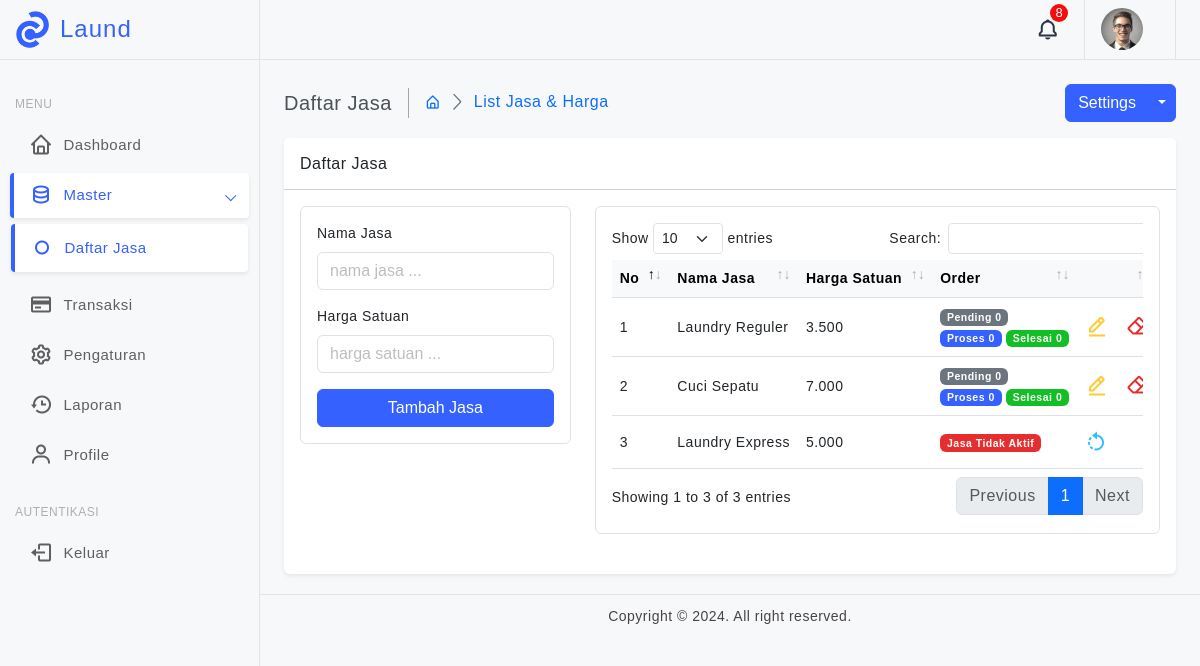
The page /admin/dashboard.php?page=master&sub=daftar_jasa (signed in) on the database as committed earlier.
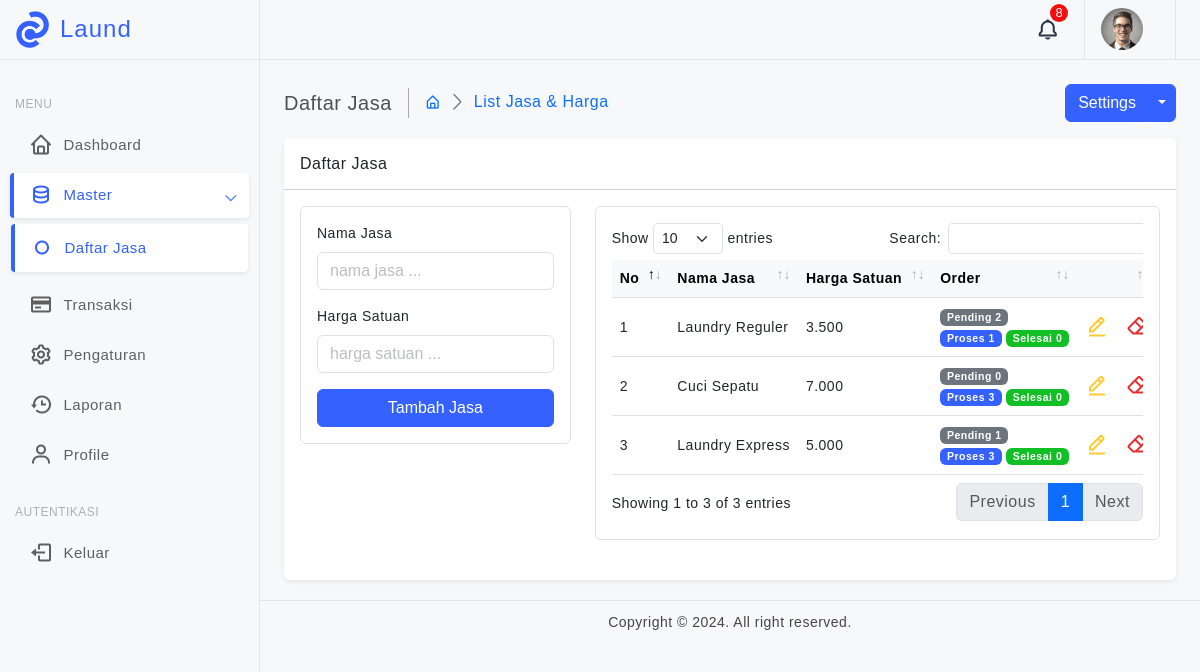
The same page on the database as committed later.
### tables this page shows
CREATE TABLE `menu` (
  `menu_id` int(11) NOT NULL,
  `nama_menu` varchar(20) DEFAULT NULL,
  `direktori` varchar(20) DEFAULT NULL,
  `icon` varchar(50) DEFAULT NULL
);

CREATE TABLE `submenu` (
  `submenu_id` int(11) NOT NULL,
  `nama_submenu` varchar(20) DEFAULT NULL,
  `menu_id` int(11) NOT NULL,
  `direktori` varchar(50) DEFAULT NULL
);

CREATE TABLE `hak_akses` (
  `id` int(11) NOT NULL,
  `role_id` int(11) NOT NULL,
  `menu_id` int(11) NOT NULL
);

CREATE TABLE `daftar_jasa` (
  `jasa_id` int(11) NOT NULL,
  `nama_jasa` varchar(100) DEFAULT NULL,
  `harga_satuan` int(11) DEFAULT NULL,
  `is_active` int(11) DEFAULT 1
);

### admin/classes/DB.php (called while the page is built, shortened)
<?php
class DB
{
    private static $instance = null;
    private $conn;
    private function __construct()
    {
        $database = new Database();
        $this->conn = $database->connection();
    }
    public static function getInstance()
    {
        if (!self::$instance) {
            self::$instance = new DB();
        }
        return self::$instance;
    }
    public function connection()
    {
        return $this->conn;
    }
}

### admin/config/connection.php (called while the page is built, shortened)
<?php
class Database
{
    private $host = "localhost:3307";
    private $user = "root";
    private $pass = "root";
    private $db = "laundry";
    public function connection()
    {
        $this->conn = null;
        try {
            $this->conn = new PDO("mysql:host=" . $this->host . ";dbname=" . $this->db, $this->user, $this->pass);
            $this->conn->setAttribute(PDO::ATTR_ERRMODE, PDO::ERRMODE_EXCEPTION);
            $this->conn->exec("set names utf8");
        } catch (PDOException $exception) {
            echo "Connection error: " . $exception->getMessage();
        }
        return $this->conn;
    }
}

### admin/classes/Menu.php (called while the page is built)
<?php
class Menu
{
    private $conn;
    public function __construct()
    {
        $this->conn = DB::getInstance()->connection();
    }
    public function read($role_id)
    {
        $query = "SELECT
                    men.direktori as dir_menu,
                    sub.direktori as dir_submenu,
                    men.*,
                    sub.*,
                    ha.*
                FROM
                    menu men
                LEFT JOIN submenu sub ON
                    men.menu_id = sub.menu_id
                LEFT JOIN hak_akses ha ON
                    men.menu_id = ha.menu_id
                WHERE
                    ha.role_id = :role_id
                ORDER BY
                    men.menu_id ASC";
        $stmt = $this->conn->prepare($query);
        $stmt->bindParam(':role_id', $role_id);
        $stmt->execute();
        $menu = [];
        while ($row = $stmt->fetch(PDO::FETCH_ASSOC)) {
            if (is_null($row['submenu_id'])) {
                $menu[$row['menu_id']]['nama_menu'] = $row['nama_menu'];
                $menu[$row['menu_id']]['direktori'] = $row['dir_menu'];
                $menu[$row['menu_id']]['icon'] = $row['icon'];
            } else {
                $menu[$row['menu_id']]['nama_menu'] = $row['nama_menu'];
                $menu[$row['menu_id']]['icon'] = $row['icon'];
                $menu[$row['menu_id']]['submenu'][] = [
                    'nama_submenu' => $row['nama_submenu'],
                    'direktori' => $row['dir_submenu'],
                ];
            }
        }
        return $menu;
    }
}

### admin/classes/Jasa.php (called while the page is built, shortened)
<?php
class Jasa
{
    private $conn;
    public function __construct()
    {
        $this->conn = DB::getInstance()->connection();
    }
    public function getAllJasa()
    {
        $query = "SELECT
                    dj.jasa_id,
                    dj.nama_jasa,
                    dj.harga_satuan,
                    dj.is_active,
                    COUNT(CASE WHEN dt.status_transaksi IS NULL THEN dt.id END) AS jumlah_orderan_pending,
                    COUNT(CASE WHEN dt.status_transaksi = 1 THEN dt.id END) AS jumlah_orderan_proses,
                    COUNT(CASE WHEN dt.status_transaksi = 2 THEN dt.id END) AS jumlah_orderan_selesai
                FROM
                    daftar_jasa dj
                LEFT JOIN detail_transaksi dt ON
                    dj.jasa_id = dt.jasa_id
                GROUP BY
                    dj.jasa_id,
                    dj.nama_jasa,
                    dj.harga_satuan,
                    dj.is_active";
        $stmt = $this->conn->prepare($query);
        $stmt->execute();
        $data = [];
        while ($row = $stmt->fetch(PDO::FETCH_ASSOC)) {
            $data[] = $row;
        }
        return $data;
    }
}

### admin/config/functions.php (called while the page is built, shortened)
<?php
class Functions
{
    public function currency($value)
    {
        return number_format($value, 0, ',', '.');
    }
}

### admin/dashboard.php (the view, shortened to what the rows shown need)
<?php
require_once 'config/connection.php';
require_once 'config/functions.php';
require_once 'classes/DB.php';
require_once 'classes/Menu.php';
$func = new Functions();
?>
<!doctype html>
<html lang="en">
<head>
    <link href="assets/plugins/vectormap/jquery-jvectormap-2.0.2.css" rel="stylesheet" />
    <link href="assets/plugins/simplebar/css/simplebar.css" rel="stylesheet" />
    <link href="assets/plugins/perfect-scrollbar/css/perfect-scrollbar.css" rel="stylesheet" />
    <link href="assets/plugins/metismenu/css/metisMenu.min.css" rel="stylesheet" />
    <link href="assets/plugins/datatable/css/dataTables.bootstrap5.min.css" rel="stylesheet" />
    <link rel="stylesheet" href="assets/plugins/notifications/css/lobibox.min.css" />
    <link href="assets/plugins/select2/css/select2.min.css" rel="stylesheet" />
    <link href="assets/plugins/select2/css/select2-bootstrap4.css" rel="stylesheet" />
    <link href="assets/css/bootstrap.min.css" rel="stylesheet" />
    <link href="assets/css/bootstrap-extended.css" rel="stylesheet" />
    <link href="assets/css/style.css" rel="stylesheet" />
    <link href="assets/css/icons.css" rel="stylesheet">
    <link href="assets/css/fonts-google.css" rel="stylesheet">
    <link href="assets/css/pace.min.css" rel="stylesheet" />
</head>
<body>
    <div class="wrapper">
        <aside class="sidebar-wrapper" data-simplebar="true">
            <ul class="metismenu" id="menu">
                <?php
                $menu = new Menu();
                $menus = $menu->read($_SESSION['role_id']);
                ?>
                <?php foreach ($menus as $men) : ?>
                    <?php if (isset($men['submenu'])) : ?>
                        <li class="<?= isset($_GET['sub']) && $_GET['page'] == $men['nama_menu'] ? 'mm-active' : '' ?>">
                            <a href="javascript:;" class="has-arrow">
                                <div class="parent-icon"><i class="<?= $men['icon'] ?>"></i>
                                </div>
                                <div class="menu-title"><?= ucwords($men['nama_menu']) ?></div>
                            </a>
                            <ul>
                                <?php foreach ($men['submenu'] as $submenu) : ?>
                                    <li class="<?= isset($_GET['sub']) && $_GET['sub'] == $submenu['direktori'] && $_GET['page'] == $men['nama_menu'] ? 'mm-active' : '' ?>"> <a href="?page=<?= $men['nama_menu'] ?>&sub=<?= $submenu['direktori'] ?>"><i class="bx bx-radio-circle fs-4"></i><?= ucwords($submenu['nama_submenu']) ?></a>
                                    </li>
                                <?php endforeach; ?>
                            </ul>
                        </li>
                    <?php else : ?>
                        <li class="<?= isset($_GET['page']) && $_GET['page'] == $men['nama_menu'] ? 'mm-active' : '' ?>">
                            <a href="?page=<?= $men['direktori'] ?>">
                                <div class="parent-icon"><i class="<?= $men['icon'] ?>"></i>
                                </div>
                                <div class="menu-title"><?= ucwords($men['nama_menu']) ?></div>
                            </a>
                        </li>
                    <?php endif; ?>
                <?php endforeach; ?>
            </ul>
        </aside>
        <main class="page-content">
            <?php
            $page = isset($_GET['page']) ? $_GET['page'] : '';
            $sub = isset($_GET['sub']) ? $_GET['sub'] : '';
            if ($page == '') {
                include 'menus/main.php';
            } else if (isset($_GET['mydashboard'])) {
                include 'menus/main.php';
            } else {
                if ($sub == '') {
                    include 'menus/' . $page . '.php';
                } else {
                    include 'menus/' . $page . '/' . $sub . '.php';
                }
            }
            ?>
        </main>
    </div>
</body>
</html>

### admin/menus/master/daftar_jasa.php (shortened to what the rows shown need)
<?php
require_once 'classes/Jasa.php';
$jasa = new Jasa();
$data = $jasa->getAllJasa();
$no   = 1;
?>
<div class="card">
    <div class="card-body">
        <div class="row">
            <div class="col-12 col-lg-8 d-flex">
                <div class="card border shadow-none w-100">
                    <div class="card-body">
                        <div class="table-responsive">
                            <table class="table align-middle" id="table-daftar-jasa">
                                <thead class="table-light">
                                    <tr>
                                        <th>No</th>
                                        <th>Nama Jasa</th>
                                        <th>Harga Satuan</th>
                                        <th>Order</th>
                                        <th></th>
                                    </tr>
                                </thead>
                                <tbody>
                                    <?php foreach ($data as $jas) : ?>
                                        <tr>
                                            <td><?= $no++ ?></td>
                                            <td><?= $jas['nama_jasa'] ?></td>
                                            <td><?= $func->currency($jas['harga_satuan']) ?></td>
                                            <td>
                                                <?php if ($jas['is_active'] == 1) : ?>
                                                    <span class="badge bg-secondary">Pending <?= $jas['jumlah_orderan_pending'] ?></span><br>
                                                    <span class="badge bg-primary">Proses <?= $jas['jumlah_orderan_proses'] ?></span>
                                                    <span class="badge bg-success">Selesai <?= $jas['jumlah_orderan_selesai'] ?></span>
                                                <?php else : ?>
                                                    <span class="badge bg-danger">Jasa Tidak Aktif</span>
                                                <?php endif; ?>
                                            </td>
                                            <td>
                                                <div class="d-flex align-items-center gap-3 fs-6">
                                                    <?php if ($jas['is_active'] == 1) : ?>
                                                        <a href="javascript:;" onclick="getJasaById('<?= $jas['jasa_id'] ?>', 0)" class="text-warning" data-bs-toggle="tooltip" data-bs-placement="bottom" title="" data-bs-original-title="Edit Jasa" aria-label="Edit"><i class="bx bx-edit-alt fs-4"></i></a>
                                                        <a href="javascript:;" onclick="deleteJasa('<?= $jas['jasa_id'] ?>')" class="text-danger" data-bs-toggle="tooltip" data-bs-placement="bottom" title="" data-bs-original-title="Hapus Jasa" aria-label="Delete"><i class="bx bx-eraser fs-4"></i></a>
                                                    <?php else : ?>
                                                        <a href="javascript:;" onclick="deleteJasa('<?= $jas['jasa_id'] ?>', 1)" class="text-info" data-bs-toggle="tooltip" data-bs-placement="bottom" title="" data-bs-original-title="Aktifkan Jasa" aria-label="Aktifkan"><i class="bx bx-rotate-left fs-4"></i></a>
                                                    <?php endif; ?>
                                                </div>
                                            </td>
                                        </tr>
                                    <?php endforeach; ?>
                                </tbody>
                            </table>
                        </div>
                    </div>
                </div>
            </div>
        </div>
    </div>
</div>

Rows that differ between the two databases and show on the page:
computed for daftar_jasa "Laundry Reguler": jumlah_orderan_pending "0" → "2"; jumlah_orderan_proses "0" → "1"
computed for daftar_jasa "Cuci Sepatu": jumlah_orderan_proses "0" → "3"
changed daftar_jasa "Laundry Express": jumlah_orderan_pending (not shown) → "1"; jumlah_orderan_proses (not shown) → "3"; jumlah_orderan_selesai (not shown) → "0"; is_active "Jasa Tidak Aktif" → "Pending Proses Selesai"
